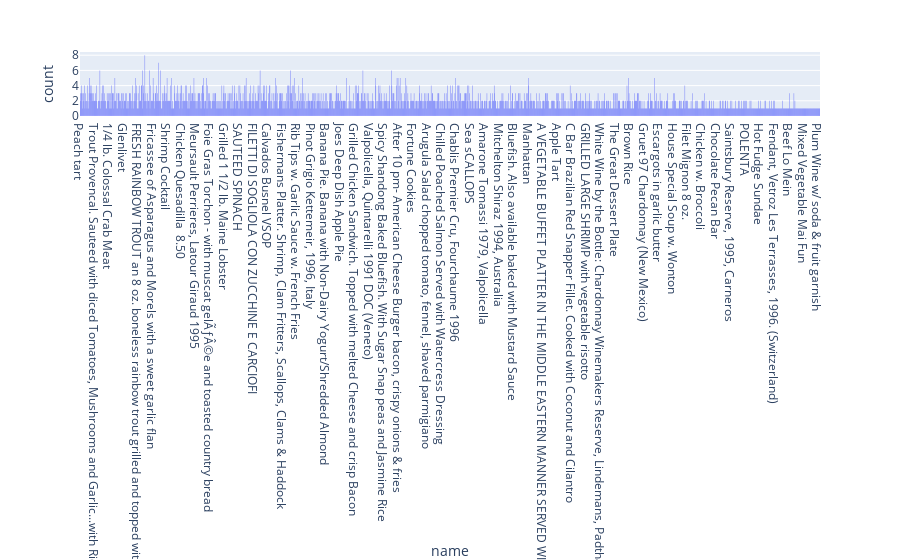

Notebook cell for this chart:
### Code cell
fig = px.histogram(orderables, x="name")
fig.show()

### Figure 1 — Plotly figure (JSON) as saved in the notebook; plotly's stock layout.template omitted (floating-point values rounded to 4 significant figures; data arrays with more than 128 entries replaced by an {"elided": "..."} marker saying what was removed)
{"data": [{"alignmentgroup": "True", "bingroup": "x", "hovertemplate": "name=%{x}<br>count=%{y}<extra></extra>", "legendgroup": "", "marker": {"color": "#636efa", "pattern": {"shape": ""}}, "name": "", "offsetgroup": "", "orientation": "v", "showlegend": false, "type": "histogram", "x": {"elided": "2790 str values"}, "xaxis": "x", "yaxis": "y"}], "layout": {"barmode": "relative", "legend": {"tracegroupgap": 0}, "margin": {"t": 60}, "xaxis": {"anchor": "y", "domain": [0, 1], "title": {"text": "name"}}, "yaxis": {"anchor": "x", "domain": [0, 1], "title": {"text": "count"}}}}
